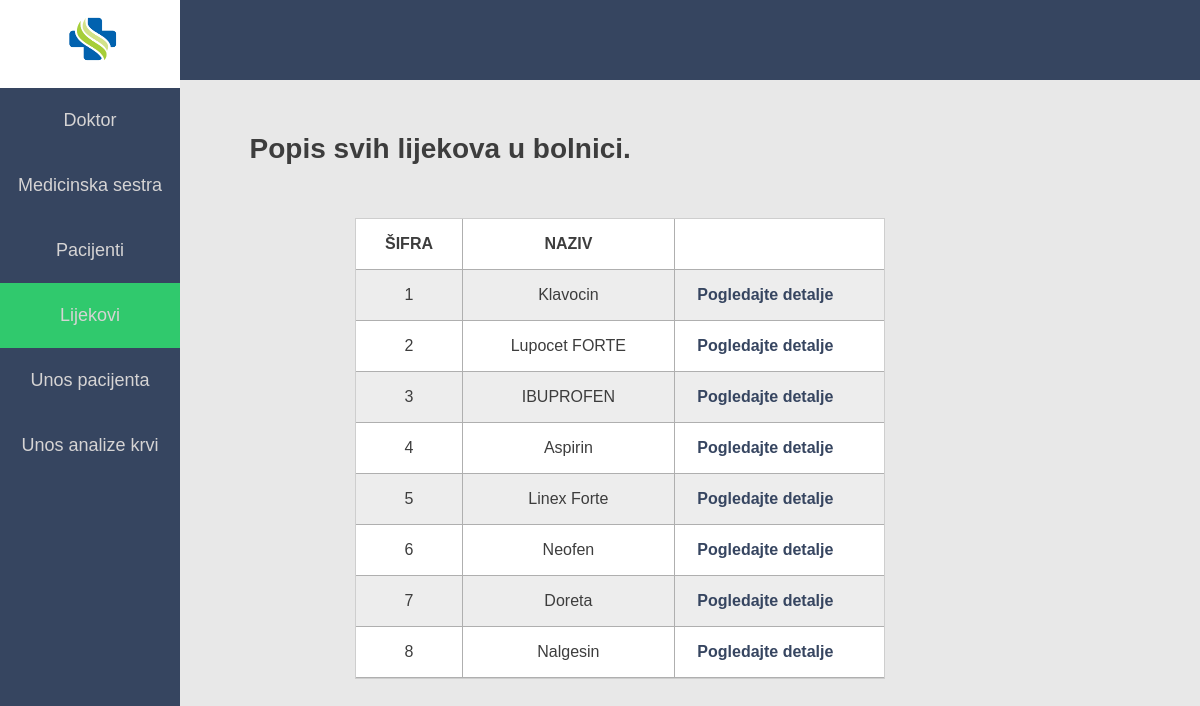
/lijekovi.php, run on the app's committed database.
### tables this page shows
CREATE TABLE Lijek(
sifra INT PRIMARY KEY NOT NULL,
naziv VARCHAR(30),
dobavljač INT NOT NULL REFERENCES Dobavljač(sifra));

### lijekovi.php (the view, shortened to what this page needs)
<html>
<head>
     <link rel="stylesheet" href="style.css">
</head>
<body bgcolor="#e8e8e8">
   <header>
   </header>
   <div class="menu">
   	<div class="logo_space">
   		<a href="index.php"><img src="images/logo.png" style="width: 80px; height:75px; margin-left: 30%;" ></a>
   	</div>
    <a href="doktori.php"><div class="item">Doktor</div></a>
    <a href="sestra.php"><div class="item">Medicinska sestra</div></a>
    <a href="pacijenti.php"><div class="item">Pacijenti</div></a>
    <a href="lijekovi.php"><div class="item" id="selected_item">Lijekovi</div></a>
    <a href="unos_pacijenta.php"><div class="item">Unos pacijenta</div></a>
    <a href="unos_analize.php"><div class="item">Unos analize krvi</div></a>
   </div>
    <div class="body">
     <h1>Popis svih lijekova u bolnici.</h1>
      <div class="data_space" style="width:50%">
        <div class="data_row">
          <div class="id" style="width:20%"><b>ŠIFRA</b></div>
          <div class="podaci" style="width: 40%"><b>NAZIV</b></div>
          <div class="detalji"></div>
        </div>
        <?php
         require('connection.php');
         $lijek = mysqli_query($db, "SELECT sifra, naziv FROM Lijek");
         while($row = mysqli_fetch_array($lijek)){
         echo "
         <div class='data_row2'>
          <div class='id' style='width:20%'> ". $row['sifra'] .  "</div>
          <div class='podaci' style='width:40%'>" . $row['naziv'] . "</div>
          <a href='detalji_lijek.php?sifra=".$row['sifra']."'><div class='detalji'>Pogledajte detalje</div></a>
        </div>";
         }
        ?>
      </div>
    </div>
</body>
</html>

### style.css (style rules this page uses)
* { margin:0; padding: 0; }
body { font-family: sans-serif; color:#3d3d3d; }
a { text-decoration: none; }
header { width: 100%; height: 10%; background-color: #364560; float: left; }
.logo_space { left: 0; height: 10%; width: 100%; background-color: white; }
.menu { width: 15%; height: 100%; background-color: #364560; position: fixed; left: 0; top: 0; float: left; }
.item { width: 100%; height: 65px; font-size: 18px; color: #d6d4d4; text-align: center; line-height: 65px; }
#selected_item { background-color: #30c96d; }
.body { float: left; width: 88%; margin-left: 12%; margin-top: 0; height: 100%; }
h1 { margin-top:5%; margin-left: 10%; font-weight: bold; font-size: 28px; }
.data_space { width: 62%; border:1px solid #cecece; margin-left: 20%; margin-top: 5%; float: left; display: block; }
.data_row2:nth-child(even) { width: 100%; height: 50px; border-bottom:1px solid #afafaf; background-color: #ededed; }
.data_row2:nth-child(odd) { width: 100%; height: 50px; border-bottom:1px solid #afafaf; background-color: white; }
.data_row { width: 100%; height: 50px; border-bottom:1px solid #afafaf; background-color: white; }
.id { width: 15%; height: 50px; border-right: 1px solid #afafaf; text-align: center; line-height: 50px; float: left; display: block; }
.podaci { width: 25%; height: 50px; border-right: 1px solid #afafaf; text-align: center; line-height: 50px; float: left; display: block; }
.detalji { width: 30%; height: 50px; text-align: right; font-weight: bold; line-height: 50px; float: left; display: block; color: #364560; text-decoration: none; }

### data on the page
lijek: sifra "1", naziv "Klavocin"
lijek: sifra "2", naziv "Lupocet FORTE"
lijek: sifra "3", naziv "IBUPROFEN"
lijek: sifra "4", naziv "Aspirin"
lijek: sifra "5", naziv "Linex Forte"
lijek: sifra "6", naziv "Neofen"
lijek: sifra "7", naziv "Doreta"
lijek: sifra "8", naziv "Nalgesin"
